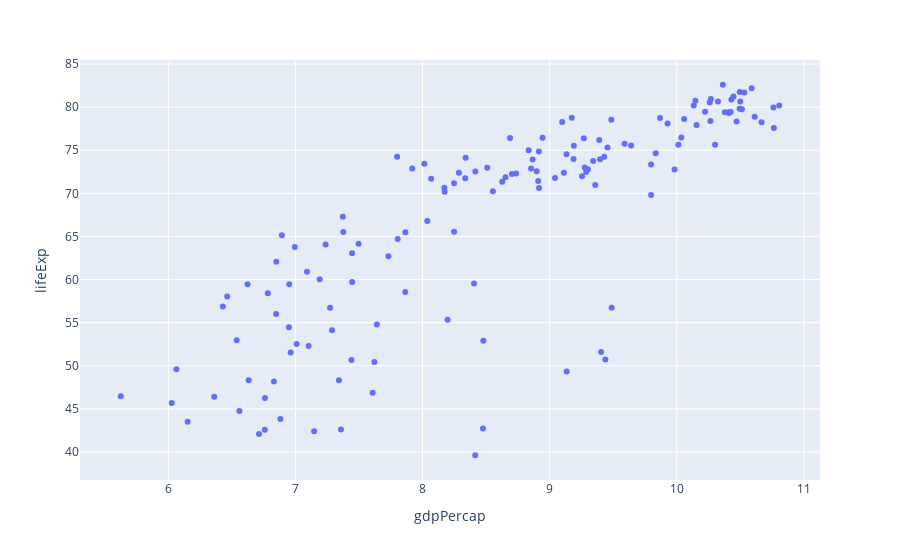

Here is the notebook cell this chart was saved with:
### Code cell
fig = px.scatter(df, x="gdpPercap", y="lifeExp")
fig

### Figure 1 — Plotly figure (JSON) as saved in the notebook; plotly's stock layout.template omitted (floating-point values rounded to 4 significant figures; data arrays with more than 128 entries replaced by an {"elided": "..."} marker saying what was removed)
{"data": [{"hovertemplate": "gdpPercap=%{x}<br>lifeExp=%{y}<extra></extra>", "legendgroup": "", "marker": {"color": "#636efa", "symbol": "circle"}, "mode": "markers", "name": "", "orientation": "v", "showlegend": false, "type": "scatter", "x": {"elided": "142 float values"}, "xaxis": "x", "y": {"elided": "142 float values"}, "yaxis": "y"}], "layout": {"autosize": true, "legend": {"tracegroupgap": 0}, "margin": {"t": 60}, "xaxis": {"anchor": "y", "autorange": true, "domain": [0, 1], "range": [5.32, 11.11], "title": {"text": "gdpPercap"}, "type": "linear"}, "yaxis": {"anchor": "x", "autorange": true, "domain": [0, 1], "range": [36.28, 85.93], "title": {"text": "lifeExp"}, "type": "linear"}}}
